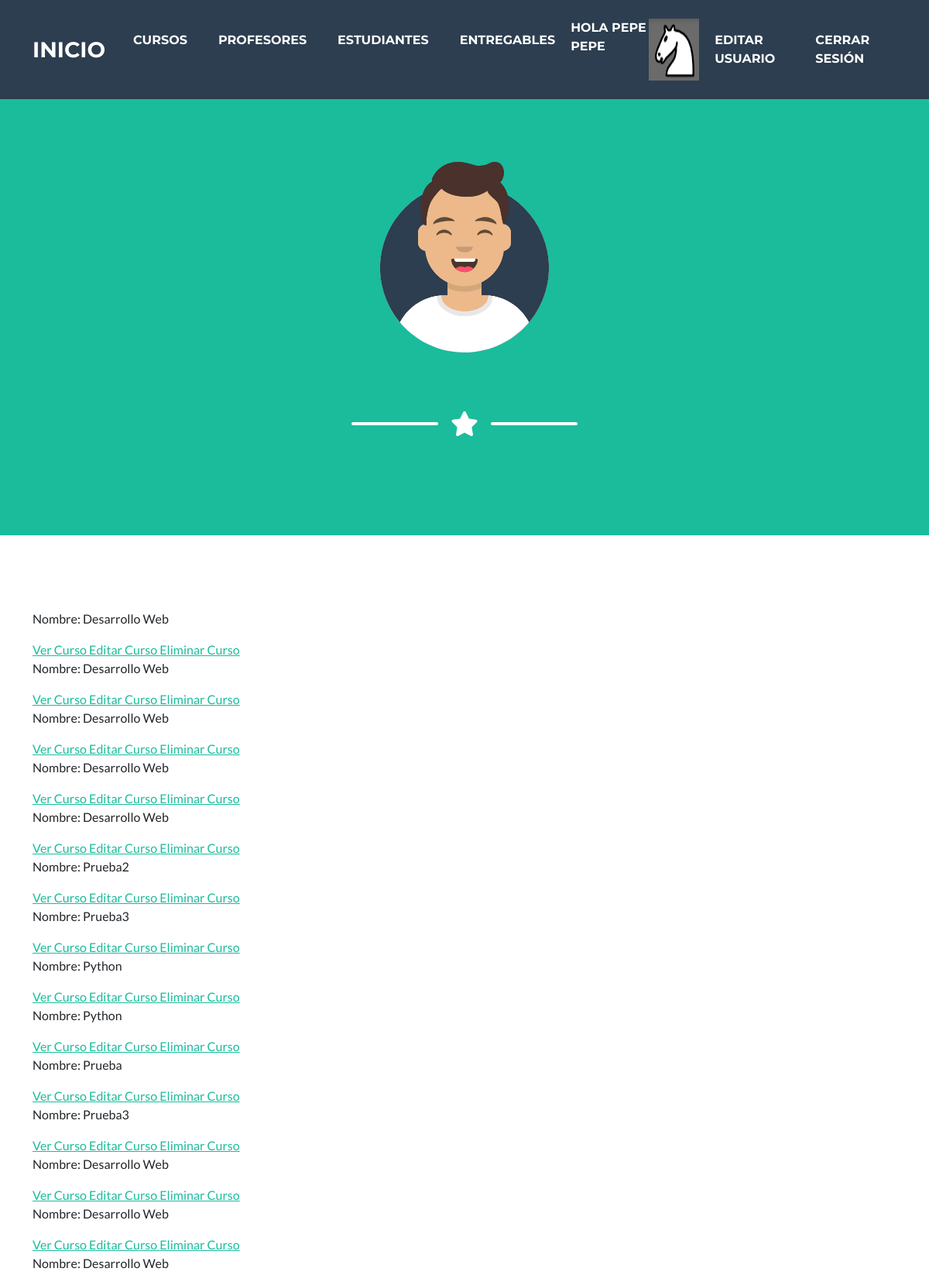
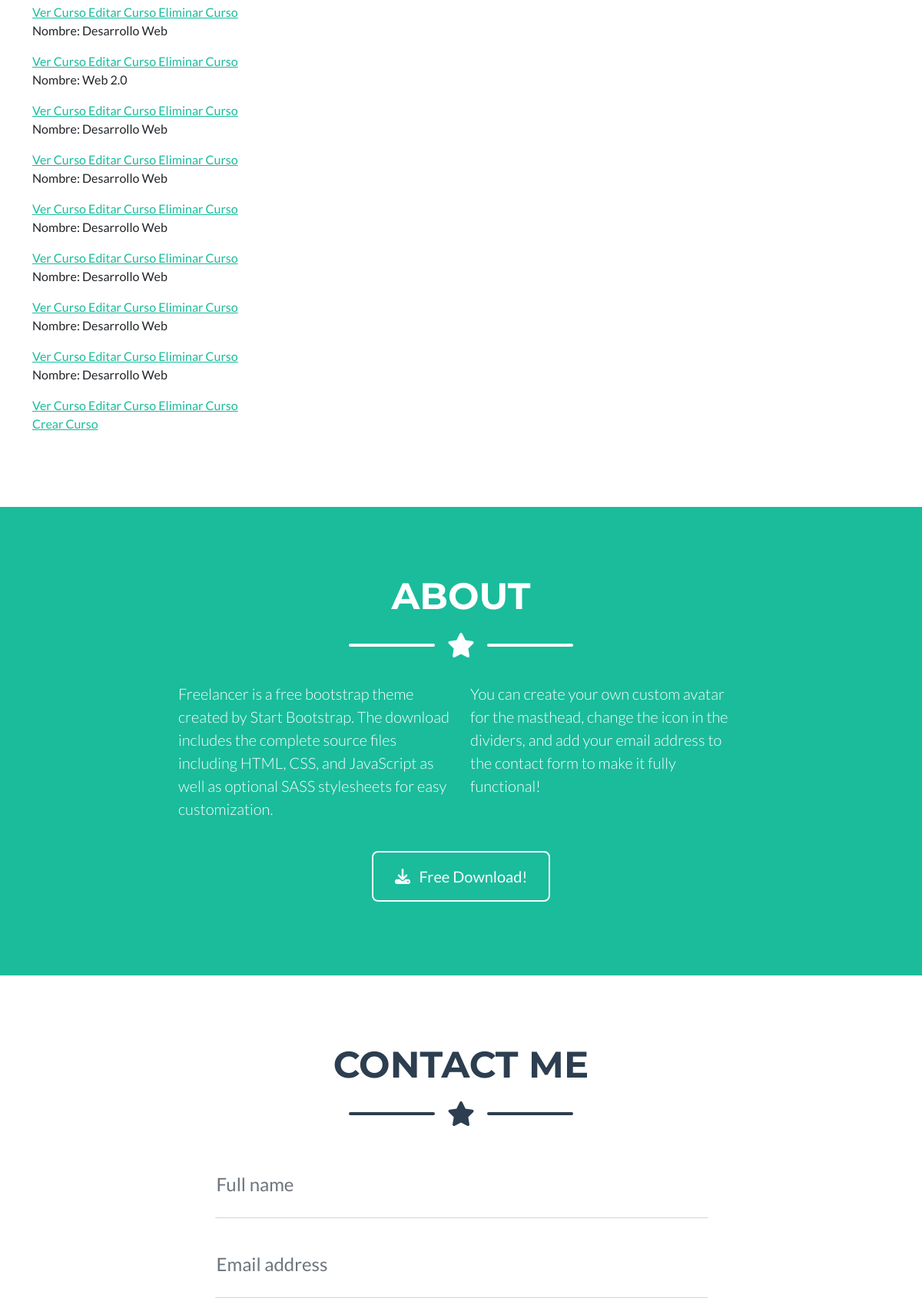
Screenshot of /AppCoder/curso/list/ (signed in, upper part) with the database file from the repository (2 pictures, top to bottom).
### AppCoder/models.py (models this page shows, shortened)
class Avatar(models.Model):
    usuario = models.ForeignKey(User, on_delete=models.CASCADE)
    imagen = models.ImageField(upload_to="avatares", null=True, blank=True)

class Curso(models.Model):
    nombre = models.CharField(max_length=60)
    camada = models.IntegerField()

### AppCoder/views.py (the view)
# urls.py: path("curso/list/", ListaCurso.as_view(), name="CursosLeer"),
class ListaCurso(LoginRequiredMixin, ListView):
    model = Curso

### AppCoder/templates/AppCoder/curso_list.html
{% extends "AppCoder/padre.html" %}
{% block contenido %}
    {% for curso in object_list %}
    <p>Nombre: {{curso.nombre}}</p>
    <a href="{% url 'CursosDetalle' curso.id %}"> Ver Curso  </a>
    <a href="{% url 'CursosEditar' curso.id %}"> Editar Curso  </a>
    <a href="{% url 'CursosBorrar' curso.id %}"> Eliminar Curso  </a>
    {% endfor %}
    <br>
    <a href="{% url 'CursosCrear' %}"> Crear Curso </a>
{% endblock %}

### AppCoder/templates/AppCoder/padre.html (shortened to what this page needs)
<!DOCTYPE html>
<html lang="en">
    <head>
        {% load static %}
        <link href="{% static 'AppCoder/css/styles.css' %} " rel="stylesheet" />
    </head>
    <body id="page-top">
        <nav class="navbar navbar-expand-lg bg-secondary text-uppercase fixed-top" id="mainNav">
            <div class="container">
                <a class="navbar-brand" href="{% url 'Inicio' %}">Inicio</a>
                <div class="collapse navbar-collapse" id="navbarResponsive">
                    <ul class="navbar-nav ms-auto">
                        <li class="nav-item mx-0 mx-lg-1"><a class="nav-link py-3 px-0 px-lg-3 rounded" href="{% url 'CursosLeer' %}">Cursos</a></li>
                        <li class="nav-item mx-0 mx-lg-1"><a class="nav-link py-3 px-0 px-lg-3 rounded" href="{% url 'Profesores' %}">Profesores</a></li>
                        <li class="nav-item mx-0 mx-lg-1"><a class="nav-link py-3 px-0 px-lg-3 rounded" href="{% url 'Estudiantes' %}">Estudiantes</a></li>
                        <li class="nav-item mx-0 mx-lg-1"><a class="nav-link py-3 px-0 px-lg-3 rounded" href="{% url 'Entregables' %}">Entregables</a></li>
                        {% if  request.user.is_authenticated %}
                        <p style="color: white;">Hola {{user.first_name}} {{user.last_name}}</p>
                        {% with user.avatar_set.first as miAvatar %}
                        {% if miAvatar %}
                        <img src="{{miAvatar.imagen.url}}" alt="No encontró la imagen" style="max-width: 300px ;">
                        {% endif %}
                        {% endwith %}
                        <li class="nav-item mx-0 mx-lg-1"><a class="nav-link py-3 px-0 px-lg-3 rounded" href="{% url 'EditarUsuario' %}">Editar Usuario</a></li>
                        <li class="nav-item mx-0 mx-lg-1"><a class="nav-link py-3 px-0 px-lg-3 rounded" href="{% url 'Logout' %}">Cerrar Sesión</a></li>
                        {% else %}
                        <li class="nav-item mx-0 mx-lg-1"><a class="nav-link py-3 px-0 px-lg-3 rounded" href="{% url 'SignUp' %}">Registrarse</a></li>
                        <li class="nav-item mx-0 mx-lg-1"><a class="nav-link py-3 px-0 px-lg-3 rounded" href="{% url 'Login' %}">Iniciar Sesión</a></li>
                        {% endif %}
                    </ul>
                </div>
            </div>
        </nav>
        <header class="masthead bg-primary text-white text-center">
            <div class="container d-flex align-items-center flex-column">
                <img class="masthead-avatar mb-5" src="{% static  'AppCoder/assets/img/avataaars.svg' %}" alt="..." />
                <div class="divider-custom divider-light">
                    <div class="divider-custom-line"></div>
                    <div class="divider-custom-icon"><i class="fas fa-star"></i></div>
                    <div class="divider-custom-line"></div>
                </div>
            </div>
        </header>
        <section class="page-section portfolio" id="portfolio">
            <div class="container">
                {% block contenido %}
                {% endblock %}
            </div>
        </section>
        <section class="page-section bg-primary text-white mb-0" id="about">
            <div class="container">
                <h2 class="page-section-heading text-center text-uppercase text-white">About</h2>
                <div class="divider-custom divider-light">
                    <div class="divider-custom-line"></div>
                    <div class="divider-custom-icon"><i class="fas fa-star"></i></div>
                    <div class="divider-custom-line"></div>
                </div>
                <div class="row">
                    <div class="col-lg-4 ms-auto"><p class="lead">Freelancer is a free bootstrap theme created by Start Bootstrap. The download includes the complete source files including HTML, CSS, and JavaScript as well as optional SASS stylesheets for easy customization.</p></div>
                    <div class="col-lg-4 me-auto"><p class="lead">You can create your own custom avatar for the masthead, change the icon in the dividers, and add your email address to the contact form to make it fully functional!</p></div>
                </div>
                <div class="text-center mt-4">
                    <a class="btn btn-xl btn-outline-light" href="https://startbootstrap.com/theme/freelancer/">
                        <i class="fas fa-download me-2"></i>
                        Free Download!
                    </a>
                </div>
            </div>
        </section>
        <section class="page-section" id="contact">
            <div class="container">
                <h2 class="page-section-heading text-center text-uppercase text-secondary mb-0">Contact Me</h2>
                <div class="divider-custom">
                    <div class="divider-custom-line"></div>
                    <div class="divider-custom-icon"><i class="fas fa-star"></i></div>
                    <div class="divider-custom-line"></div>
                </div>
                <div class="row justify-content-center">
                    <div class="col-lg-8 col-xl-7">
                        <form id="contactForm" data-sb-form-api-token="API_TOKEN">
                            <div class="form-floating mb-3">
                                <input class="form-control" id="name" type="text" placeholder="Enter your name..." data-sb-validations="required" />
                                <label for="name">Full name</label>
                            </div>
                            <div class="form-floating mb-3">
                                <input class="form-control" id="email" type="email" placeholder="name@example.com" data-sb-validations="required,email" />
                                <label for="email">Email address</label>
                            </div>
                        </form>
                    </div>
                </div>
            </div>
        </section>
    </body>
</html>

### rows the page displays
Avatar: imagen (picture)
Curso: nombre "Desarrollo Web"
Curso: nombre "Desarrollo Web"
Curso: nombre "Desarrollo Web"
Curso: nombre "Desarrollo Web"
Curso: nombre "Desarrollo Web"
Curso: nombre "Prueba2"
Curso: nombre "Prueba3"
Curso: nombre "Python"
Curso: nombre "Python"
Curso: nombre "Prueba"
Curso: nombre "Prueba3"
Curso: nombre "Desarrollo Web"
Curso: nombre "Desarrollo Web"
Curso: nombre "Desarrollo Web"
Curso: nombre "Desarrollo Web"
Curso: nombre "Web 2.0"
Curso: nombre "Desarrollo Web"
Curso: nombre "Desarrollo Web"
Curso: nombre "Desarrollo Web"
Curso: nombre "Desarrollo Web"
Curso: nombre "Desarrollo Web"
Curso: nombre "Desarrollo Web"

### other values shown
{{ user.first_name }} "PEPE"
{{ user.last_name }} "PEPE"
